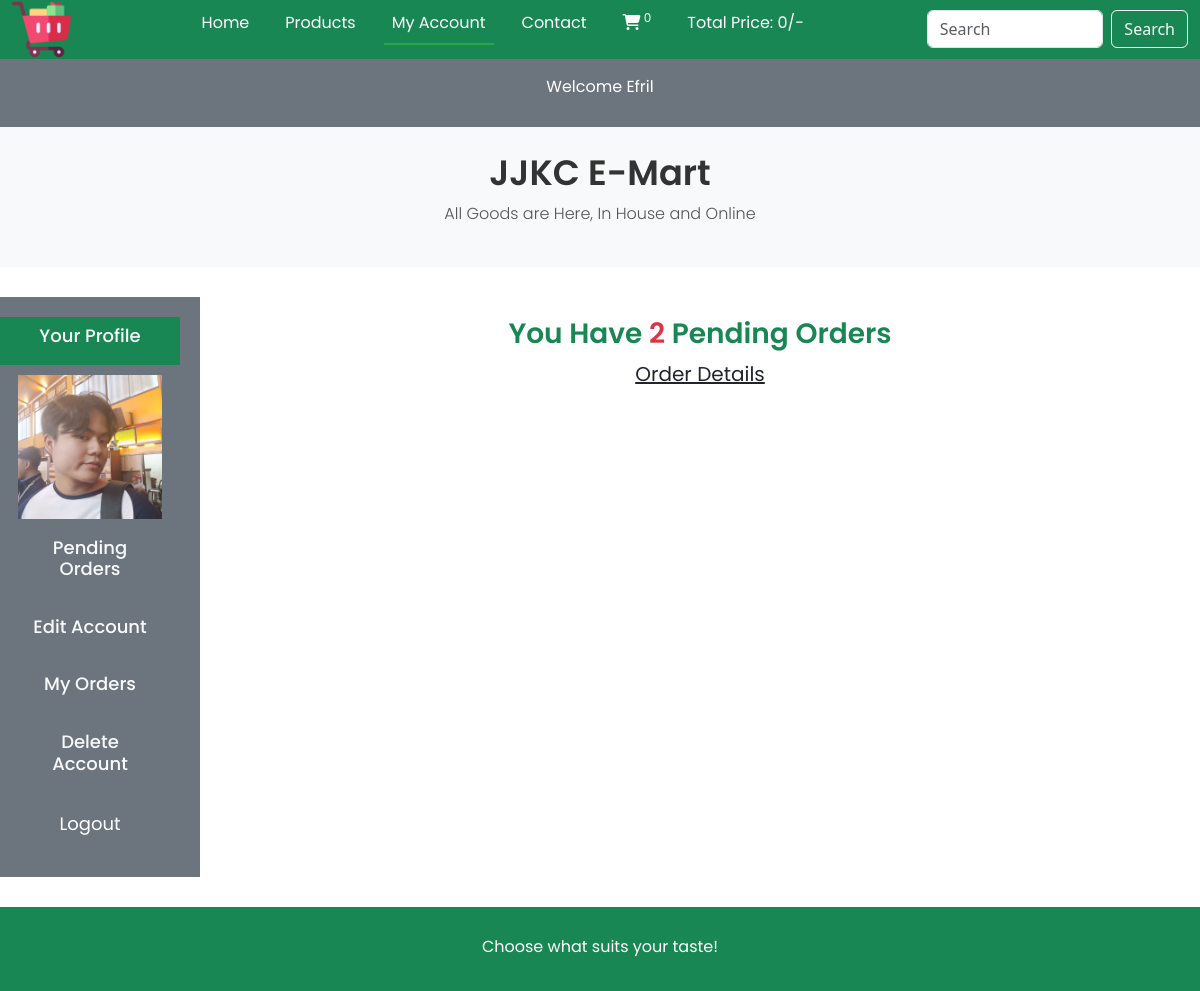
Page /users/profile.php (signed in) on the committed database.
### tables this page shows
CREATE TABLE `user_table` (
  `user_id` int(11) NOT NULL,
  `username` varchar(100) NOT NULL,
  `user_email` varchar(100) NOT NULL,
  `user_password` varchar(255) NOT NULL,
  `user_image` varchar(255) NOT NULL,
  `user_ip` varchar(100) NOT NULL,
  `user_address` varchar(255) NOT NULL,
  `user_mobile` varchar(20) NOT NULL
);

### users/profile.php (the view, shortened to what this page needs)
<?php
include('../includes/connect.php');
include('../functions/common_function.php');
?>
<!DOCTYPE html>
<html lang="en">
<head>
    <link href="https://cdn.jsdelivr.net/npm/bootstrap@5.3.3/dist/css/bootstrap.min.css" rel="stylesheet"
>
    <link rel="stylesheet" href="https://cdnjs.cloudflare.com/ajax/libs/font-awesome/6.7.1/css/all.min.css"
 />
    <link rel="stylesheet" href="../style.css">
    <link rel="stylesheet" href="https://cdn.datatables.net/1.13.4/css/jquery.dataTables.min.css">
</head>
<body>
<div class="container--fluid p-0">
    <nav class="navbar navbar-expand-lg bg-success">
        <div class="container-fluid">
            <img src="../img/trolley.png" alt="" class="logo">&ensp;
            <div class="collapse navbar-collapse" id="navbarSupportedContent">
                <ul class="navbar-nav me-auto mb-2 mb-lg-0">
                    <li class="nav-item">
                        <a class="nav-link" aria-current="page" href="../index.php">Home</a>
                    </li>
                    <li class="nav-item">
                        <a class="nav-link" href="../display_all.php">Products</a>
                    </li>
                    <li class="nav-item">
                        <a class="nav-link active" href="profile.php">My Account</a>
                    </li>
                    <li class="nav-item">
                        <a class="nav-link" href="../contact.php">Contact</a>
                    </li>
                    <li class="nav-item">
                        <a class="nav-link" href="../cart.php"><i class="fa-solid fa-cart-shopping"></i><sup> <?php
                            cart_item(); ?></sup></a>
                    </li>
                    <li class="nav-item">
                        <a class="nav-link" href="#">Total Price: <?php total_cart_price(); ?>/-</a>
                    </li>
                </ul>
                <form class="d-flex" action="../search_product.php" method="get">
                    <input class="form-control me-2" type="search" placeholder="Search"
                        aria-label="Search" name="search_data">
                     <input type="submit" value="Search" class="btn btn-outline-light"
                        name="search_data_product">
                </form>
            </div>
        </div>
    </nav>
    <nav class="navbar navbar-expand-lg navbar-light bg-secondary py-2">
        <div class="container-fluid justify-content-between">
            <ul class="navbar-nav d-flex flex-row">
                <?php
                    if(!isset($_SESSION['username'])){
                        echo "<li class='nav-item'>
                                <a class='nav-link btn btn-outline-light text-white px-2 mx-2 rounded-3'
                                href='#'>Welcome</a>
                                </li>";
                    }else{
                        echo "<li class='nav-item'>
                                <a class='nav-link btn btn-outline-light text-white px-2 mx-2 rounded-3'
                                href='#'>Welcome ".$_SESSION['username']."</a>
                                </li>";
                    }
                ?>
            </ul>
        </div>
    </nav>
    <div class="bg-light">
        <h3 class="text-center">JJKC E-Mart</h3>
        <p class="text-center">All Goods are Here, In House and Online</p>
    </div>
     <div class="row">
        <div class="col-md-2 p-0">
            <ul class="navbar-nav bg-secondary text-center">
                <li class="nav-item bg-success ">
                    <a class="nav-link text-light" href="#"><h4>Your Profile</h4></a>
                </li>
                <?php
                    $username = $_SESSION['username'];
                    $user_image = "Select * from `user_table` where username = '$username'";
                    $result_image = mysqli_query($con, $user_image);
                    $row_image = mysqli_fetch_array($result_image);
                    $user_images = $row_image['user_image'];
                    echo "<li class='nav-item'>
                            <img src='./user_img/$user_images' class='profile_img' alt=''>
                            </li>";
                ?>
                <li class="nav-item">
                    <a class="nav-link text-light" href="profile.php"><h4>Pending Orders</h4></a>
                </li>
                <li class="nav-item">
                    <a class="nav-link text-light" href="profile.php?edit_account"><h4>Edit Account</h4></a>
                </li>
                <li class="nav-item">
                    <a class="nav-link text-light" href="profile.php?my_orders"><h4>My Orders</h4></a>
                </li>
                <li class="nav-item">
                    <a class="nav-link text-light" href="profile.php?delete_account"><h4>Delete Account</h4></a>
                </li>
                <li class="nav-item">
                    <a class="nav-link btn btn-outline-light text-white px-2 mx-2 rounded-3"
                        style="font-family: 'Poppins', sans-serif; font-size: 18px"
                        href="#" onclick="showLogoutModal()">Logout</a>
                </li>
            </ul>
        </div>
        <div class="col-md-10 text-center">
            <?php
                get_user_order_details();
            ?>
        </div>
     </div>
    <?php include('../includes/footer.php'); ?>
</div>
</body>
</html>

### functions/common_function.php (shortened to what this page needs)
<?php
    function getIPAddress() {
         if(!empty($_SERVER['HTTP_CLIENT_IP'])) {
                    $ip = $_SERVER['HTTP_CLIENT_IP'];
            }
        elseif (!empty($_SERVER['HTTP_X_FORWARDED_FOR'])) {
                    $ip = $_SERVER['HTTP_X_FORWARDED_FOR'];
         }
        else{
                 $ip = $_SERVER['REMOTE_ADDR'];
         }
         return $ip;
    }
    function cart_item() {
        global $con;
        $get_ip_add = getIPAddress();
        $select_query = "SELECT * FROM `cart_details` WHERE ip_address='$get_ip_add'";
        $result_query = mysqli_query($con, $select_query);
        $count_cart_items = mysqli_num_rows($result_query);
        echo $count_cart_items;
    }
    function total_cart_price() {
        $total_price = 0;
        echo $total_price;
    }
    function get_user_order_details(){
        global $con;
        $username = $_SESSION['username'];
        $get_details = "Select * from `user_table` where username = '$username'";
        $result_query = mysqli_query($con, $get_details);
        while ($row_query = mysqli_fetch_array($result_query)) {
            $user_id = $row_query['user_id'];
            if(!isset($_GET['edit_account'])){
                if(!isset($_GET['my_orders'])){
                    if(!isset($_GET['delete_account'])){
                        $get_orders = "Select * from `user_orders` where user_id = $user_id
                                        and order_status = 'pending'";
                        $result_orders_query = mysqli_query($con, $get_orders);
                        $row_count = mysqli_num_rows($result_orders_query);
                        if($row_count>0){
                            echo "<h3 class='pending-orders text-center text-success'>You Have <span class='text-danger'>
                                $row_count</span> Pending Orders</h3>
                                <p class='text-center'><a href='profile.php?my_orders' class='order_det text-dark'>Order Details</a><p>";
                        }else{
                            echo "<h3 class='pending-orders text-center text-success'>You Have 0 Pending Orders</h3>
                                <p class='text-center'><a href='../index.php' class='order_det text-dark'>Explore Products</a><p>";
                        }
                    }
                }
            }
        }
    }
?>

### style.css (style rules this page uses)
* { margin: 0; padding: 0; box-sizing: border-box; }
.logo { width: 5%; height: 5%; }
.nav-link { color: #fff; }
.nav-link.active { color: white !important; }
.navbar.bg-secondary { padding-left: 15px; padding-right: 15px; }
.nav-item a { font-family: 'Poppins', sans-serif; }
.bg-light { font-family: 'Poppins', sans-serif; text-align: center; padding: 25px 0; }
.bg-light h3 { font-size: 2.2rem; font-weight: 600; color: #333; }
.bg-light p { font-size: 1rem; color: #555; font-weight: 300; }
.row { margin-top: 30px; margin-bottom: 30px; }
.col-md-2 { padding: 10px; }
.bg-secondary { padding: 20px; }
.navbar-nav { list-style: none; padding-left: 0; }
.nav-item { margin-bottom: 10px; }
.nav-link { color: #fff; font-size: 1rem; text-decoration: none; transition: color 0.3s ease; }
.row { margin-left: 0; margin-right: 0; }
.col-md-4, .col-md-2 { padding: 15px; }
.container--fluid.p-0 { margin-left: 0; margin-right: 0; }
.navbar.navbar-light.bg-secondary { background-color: #6c757d; border-radius: 0; padding: 0; }
.navbar-nav { display: flex; justify-content: center; align-items: center; width: 100%; }
.nav-item { margin: 0 10px; }
.nav-link { color: #fff; font-size: 1rem; text-decoration: none; padding: 12px 20px; transition: color 0.3s ease, border-bottom 0.3s ease; border-bottom: 2px solid transparent; position: relative; }
.nav-link.active { color: #fff; border-bottom: 2px solid #28a745; }
.bg-success { background-color: #28a745; width: 100%; padding: 0; margin: 0; }
.navbar-nav .nav-item { margin-bottom: 10px; padding: 0; }
.navbar-nav .nav-link { color: #fff; font-size: 1rem; text-decoration: none; padding: 8px 15px; transition: color 0.3s ease; background-color: transparent; }

### styles_php/profile_style.php (style rules this page uses)
.profile_img { width: 90%; height: 90%; object-fit: contain; margin: auto; display: block; }
h4 { font-size: 18px; font-family: "Poppins", sans-serif; }
.pending-orders { font-family: 'Poppins', sans-serif; font-size: 28px; color: #006400; font-weight: 600; text-align: center; margin-top: 20px; }
.order_det { font-family: 'Poppins', sans-serif; font-size: 20px; }

### rows in the picture
user_table: user_image (picture), row_count "2"

### other values in the picture
$count_cart_items "0"
$total_price "0"
$_SESSION['username'] "Efril"
